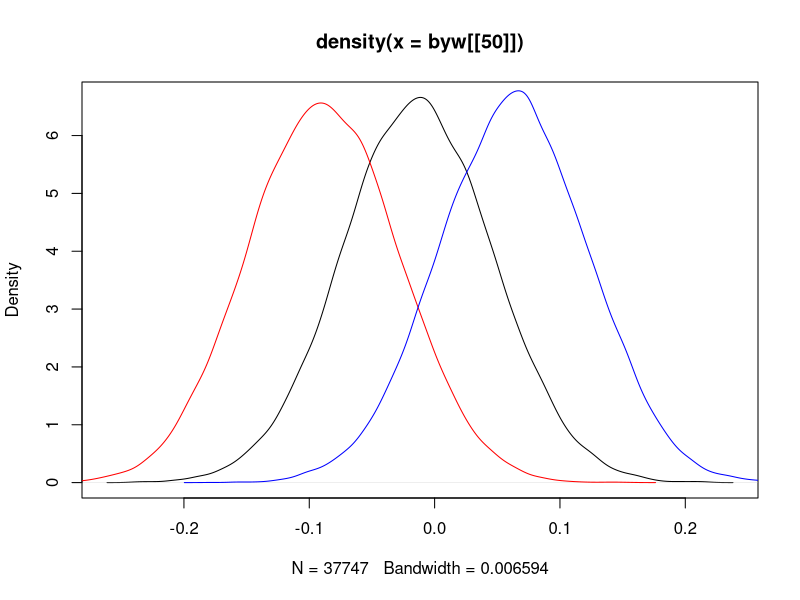

Here is the R script that generated this plot:
#######################################################################################
# How do the reliability and discrimination ability of a signal relate to each other? #
#######################################################################################

require(MASS)

zmu <- 0
wmu <- 0 # irrelevant
zsd <- 0.1
wsd <- 1
rho <- 0.8
  
nsim <- 10^6
zw_mu <- c(zmu,wmu)
set.seed(1)
zw_sig <- matrix(c(zsd^2,rep(rho*zsd*wsd,2),wsd^2),nr=2,nc=2)
zw <- mvrnorm(n=nsim, mu=zw_mu, Sigma=zw_sig)
colnames(zw) <- c("z","w")
zw <- as.data.frame(zw)

zw$wcat <- cut(zw$w,breaks=100)
byw <- with(zw,split(z,wcat))

plot(density(byw[[50]]))
lines(density(byw[[40]]),col="red")
lines(density(byw[[60]]),col="blue")
  # Increasing zsd only scales z up and down - doesn't change discrimination ability
